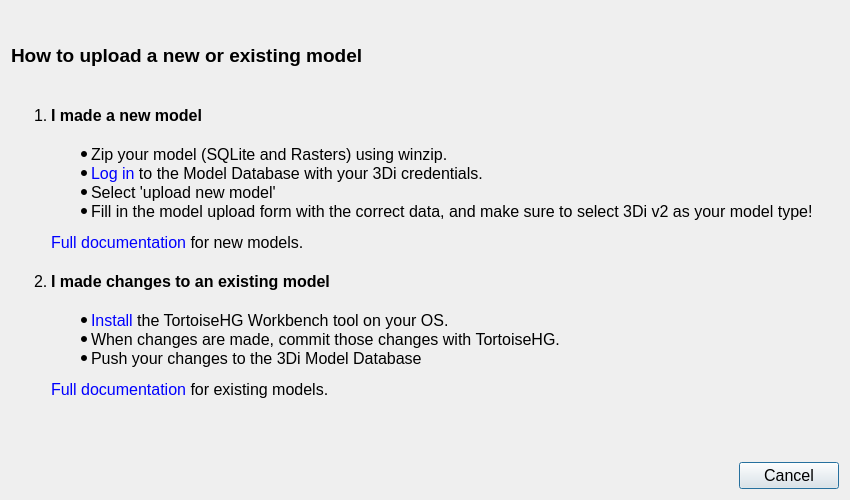
<?xml version="1.0" encoding="UTF-8"?>
<ui version="4.0">
 <class>upload_dialog</class>
 <widget class="QDialog" name="upload_dialog">
  <property name="geometry">
   <rect>
    <x>0</x>
    <y>0</y>
    <width>850</width>
    <height>500</height>
   </rect>
  </property>
  <property name="minimumSize">
   <size>
    <width>850</width>
    <height>500</height>
   </size>
  </property>
  <property name="windowTitle">
   <string>Upload</string>
  </property>
  <layout class="QGridLayout" name="gridLayout">
   <item row="1" column="0">
    <widget class="QLabel" name="label">
     <property name="font">
      <font>
       <family>Segoe UI</family>
       <pointsize>12</pointsize>
      </font>
     </property>
     <property name="text">
      <string>&lt;ol&gt;
&lt;li&gt;&lt;strong&gt;I made a new model&lt;/strong&gt;&lt;/li&gt;
&lt;ul style=&quot;margin-top:20px&quot;&gt;
&lt;li&gt;Zip your model (SQLite and Rasters) using winzip.&lt;/li&gt;
&lt;li&gt;&lt;a href=&quot;http&quot; style=&quot;text-decoration: none&quot;&gt;Log in&lt;/a&gt; to the Model Database with your 3Di credentials.&lt;/li&gt;
&lt;li&gt;Select 'upload new model'&lt;/li&gt;
&lt;li&gt;Fill in the model upload form with the correct data, and make sure to select 3Di v2 as your model type!&lt;/li&gt;
&lt;/ul&gt;
  &lt;p style=&quot;margin-bottom: 20px&quot;&gt;&lt;a href=&quot;http&quot; style=&quot;text-decoration: none&quot;&gt;Full documentation&lt;/a&gt; for new models.&lt;/p&gt;
&lt;li&gt;&lt;strong&gt;I made changes to an existing model&lt;/strong&gt;&lt;/li&gt;
&lt;ul style=&quot;margin-top:20px&quot;&gt;
&lt;li&gt;&lt;a href=&quot;http&quot; style=&quot;text-decoration: none&quot;&gt;Install&lt;/a&gt; the TortoiseHG Workbench tool on your OS.&lt;/li&gt;
&lt;li&gt;When changes are made, commit those changes with TortoiseHG.&lt;/li&gt;
&lt;li&gt;Push your changes to the 3Di Model Database&lt;/li&gt;
&lt;/ul&gt;
  &lt;p style=&quot;margin-bottom: 20px&quot;&gt;&lt;a href=&quot;http&quot; style=&quot;text-decoration: none&quot;&gt;Full documentation&lt;/a&gt; for existing models.&lt;/p&gt;
&lt;/ol&gt;&lt;html&gt;&lt;head/&gt;&lt;body&gt;&lt;p&gt;&lt;br/&gt;&lt;/p&gt;&lt;/body&gt;&lt;/html&gt;</string>
     </property>
    </widget>
   </item>
   <item row="2" column="0" alignment="Qt::AlignRight">
    <widget class="QPushButton" name="pb_cancel">
     <property name="minimumSize">
      <size>
       <width>100</width>
       <height>0</height>
      </size>
     </property>
     <property name="maximumSize">
      <size>
       <width>100</width>
       <height>16777215</height>
      </size>
     </property>
     <property name="font">
      <font>
       <family>Segoe UI</family>
       <pointsize>12</pointsize>
      </font>
     </property>
     <property name="text">
      <string>Cancel</string>
     </property>
    </widget>
   </item>
   <item row="0" column="0">
    <widget class="QLabel" name="lbl">
     <property name="font">
      <font>
       <family>Segoe UI</family>
       <pointsize>14</pointsize>
       <weight>75</weight>
       <bold>true</bold>
      </font>
     </property>
     <property name="text">
      <string>How to upload a new or existing model</string>
     </property>
    </widget>
   </item>
  </layout>
 </widget>
 <resources/>
 <connections/>
</ui>
